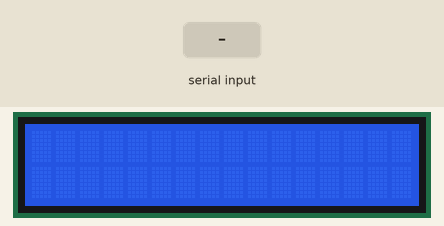
Recording of a sketch running on a simulated Arduino Uno, built with avr-gcc and run on an emulated ATmega328P. Parts: 16×2 character LCD. The inputs (shaded band) are chosen by the test bench.

Above: at 1.2 s.
1.3 s: "1\n" received over Serial
At 2.5 s:
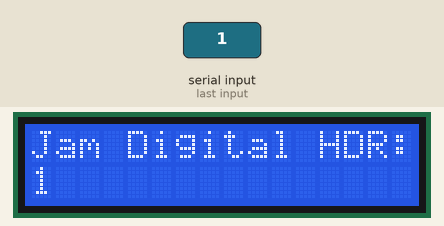
2.8 s: "0\n" received over Serial
At 3.7 s:
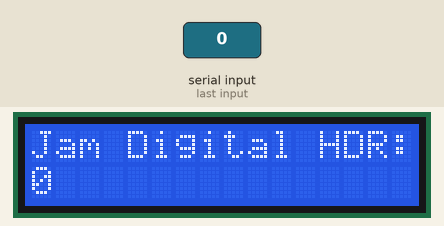
4.3 s: "2\n" received over Serial
At 4.8 s:
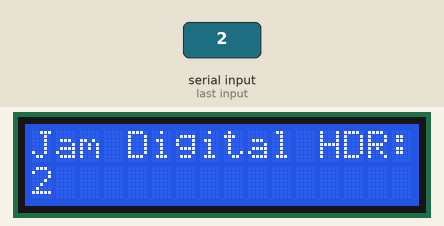
Timing chart, 0 to 7.3 s (numbered marks = the images above; inputs shaded):
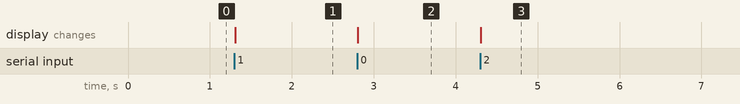

Measured:
- after the input at 1.3 s, the display: changes at once (image 1)
- after the input at 2.8 s, the display: changes at once (image 2)
- after the input at 4.3 s, the display: changes at once (image 3)

The sketch:

lcd_hello_world.ino
```cpp
#include <LiquidCrystal.h>

LiquidCrystal lcd(10, 3, 4, 5, 6, 7);

void setup() {
  lcd.begin(16, 2);
  lcd.clear();
  Serial.begin(9600);
}

void loop() {
  if (Serial.available() > 0) {
    String timeString = Serial.readStringUntil('\n');

    if (timeString.length() > 0) {
      lcd.clear();
      lcd.setCursor(0, 0);
      lcd.print("Jam Digital HDR:");
      lcd.setCursor(0, 1);
      lcd.print(timeString);
    }
  }
}
```
